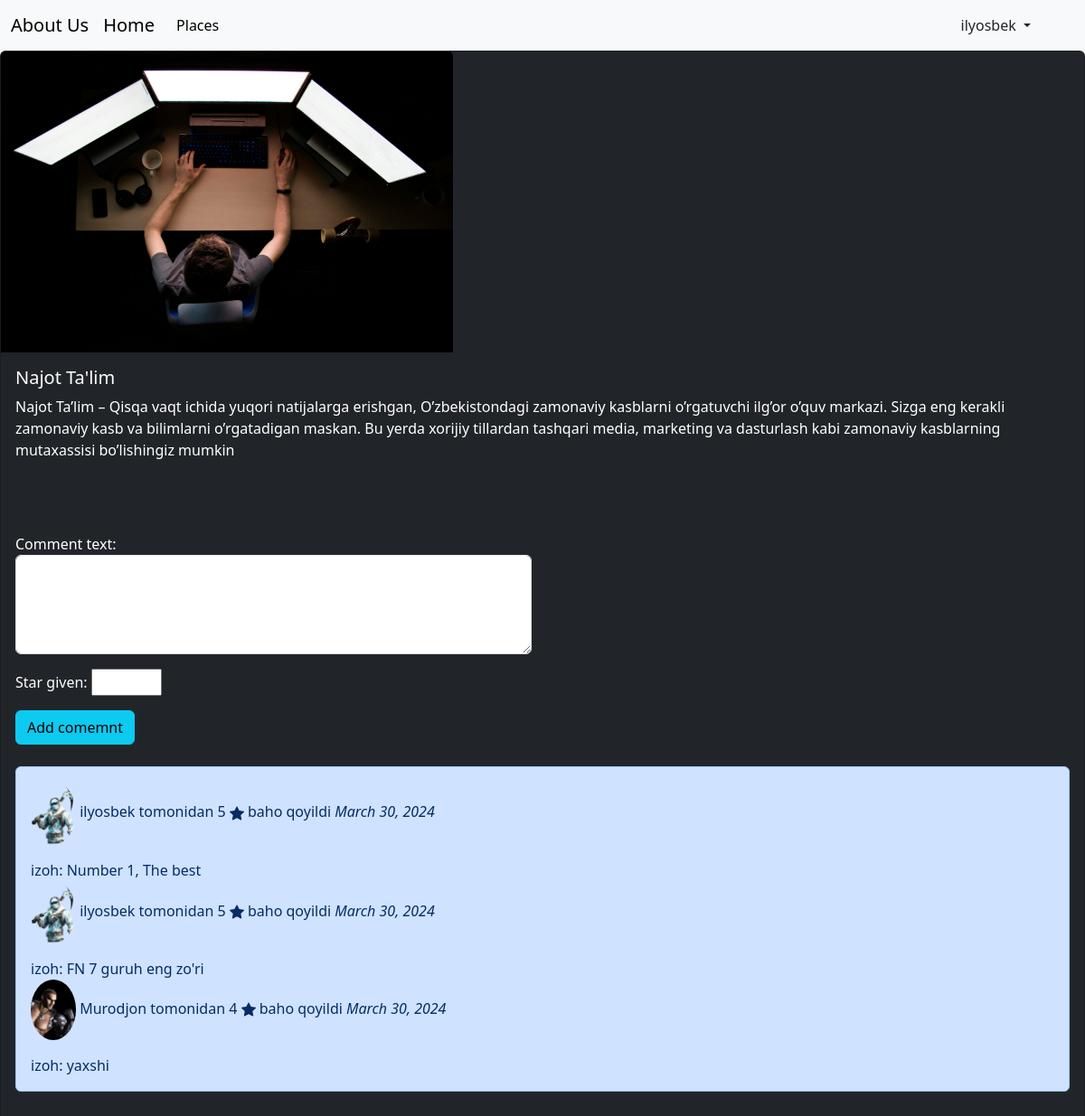
The app's page /places/about_page/1 (signed in) with its own data.
### users/models.py (models this page shows)
class User(AbstractUser):
    photo=models.ImageField(upload_to="user_photos/", default='users/default.jpeg ')
    phone_number=models.CharField(max_length=13, unique=True, blank=True, null=True)

### places/models.py (models this page shows, shortened)
class Place(models.Model):
    name=models.CharField(max_length=100)
    description=models.TextField()
    address=models.CharField(max_length=100)
    image=models.ImageField(upload_to='places_images/', default='places/default1.jpg')

class Comment(models.Model):
    user=models.ForeignKey(User, on_delete=models.CASCADE)
    place=models.ForeignKey(Place, on_delete=models.CASCADE, related_name='izohlar')
    comment_text=models.TextField()
    star_given=models.IntegerField(validators=[MinValueValidator(1), MaxValueValidator(5)])
    created_at=models.DateField(default=timezone.now)

### places/views.py (the view)
# urls.py: path('about_page/<int:id>', AboutView.as_view(), name='about_page' ),
class AboutView(View):
    def get(self, request, id):
        owners=PlaceOwner.objects.all()
        detail=get_object_or_404(Place, pk=id)
        comments=Comment.objects.all()
        form=PlaceCommentForm()
        data={
            'owners':owners,
            'detail':detail,
            'form': form,
            'comments':comments
        }
        return render(request, 'places/about_page.html', context=data)

### places/forms.py
class PlaceCommentForm(forms.ModelForm):
   star_given=forms.IntegerField(max_value=5, min_value=1)
   comment_text=forms.CharField(widget=forms.Textarea(attrs={'class':'form-control' ,'rows':4, }))
   class Meta:
         model=Comment
         fields=('comment_text', 'star_given' )

### places/templates/places/about_page.html (shortened to what this page needs)
{% extends "base.html"%}
{% block content %}
<div class="card text-bg-dark">
    <img style="width: 500px;" src="{{detail.image.url}}" class="card-img-top" alt="...">
    <div class="card-body">
      <h5 class="card-title">{{detail.name}}</h5>
      <p class="card-text">{{detail.description}}</p>
      <p class="card-text"><small class="text-body-secondary">-{{detail.address}}</small></p>
      <br>
      <div class="row mb-4">
        <div class="col-6">
          <form action="{% url 'places:add_comment' detail.id %}" method="post">
            {{form.as_p}}
            <button class="btn btn-info" type="submit"> Add comemnt</button>
          </form>
        </div>
      </div>
      <div class="alert alert-primary" role="alert">
            {% for com in    detail.izohlar.all %}
                <p> <img style="width: 50px; border-radius: 100%;" src="{{com.user.photo.url}}" alt="User photo">
                  {{com.user.username}}  tomonidan {{com.star_given}}
                   baho qoyildi   <i > {{com.created_at}} </i></p>
                    izoh: {{com.comment_text}}
             {% endfor %}
        </div>
    </div>
</div>
{% endblock %}

### templates/base.html (shortened to what this page needs)
<!DOCTYPE html>
<html>
<head>
    <link href="https://cdn.jsdelivr.net/npm/bootstrap@5.3.3/dist/css/bootstrap.min.css" rel="stylesheet">
</head>
<body>
    <nav class="navbar navbar-expand-lg bg-body-tertiary">
        <div class="container-fluid">
          <a class="navbar-brand" href="{% url 'landing'%}">About Us</a>
          <a class="navbar-brand" href="{% url 'places:home'%}">Home </a>
          <div class="collapse navbar-collapse" id="navbarSupportedContent">
            <ul class="navbar-nav me-auto mb-2 mb-lg-0">
              <li class="nav-item">
                <a class="nav-link active" aria-current="page" href="{% url 'places:places_page'%}">Places</a>
              </li>
            </ul>
            {% if user.is_authenticated %}
            <li class="nav-item dropdown me-5 d-flex">
                <a class="nav-link dropdown-toggle" href="#" role="button" data-bs-toggle="dropdown" aria-expanded="false">
                     {{user.username}}
                </a>
                  {% else %}
                  <a type="button" class="btn btn-outline-primary" href="{% url 'users:login_page'%}">Log in </a>
                  {% endif %}
              </li>
          </div>
        </div>
      </nav>
    {% block content %}
    {% endblock %}
</body>
</html>

### records on screen
User: username "ilyosbek"
Place: image (picture), name "Najot Ta'lim", description "Najot Ta’lim – Qisqa vaqt ichida yuqori natijalarga erishgan, O’zbekistondagi zamonaviy kasblarni o’rgatuvchi ilg’or o’quv markazi. Sizga eng kerakli zamonaviy kasb va bilimlarni o’rgatadigan maskan. Bu yerda xorijiy tillardan tashqari media, marketing va dasturlash kabi zamonaviy kasblarning mutaxassisi bo’lishingiz mumkin"
Comment: user.photo (picture), user.username "ilyosbek", star_given "5", created_at "March 30, 2024", comment_text "Number 1, The best"
Comment: user.photo (picture), user.username "ilyosbek", star_given "5", created_at "March 30, 2024", comment_text "FN 7 guruh eng zo'ri"
Comment: user.photo (picture), user.username "Murodjon", star_given "4", created_at "March 30, 2024", comment_text "yaxshi"
